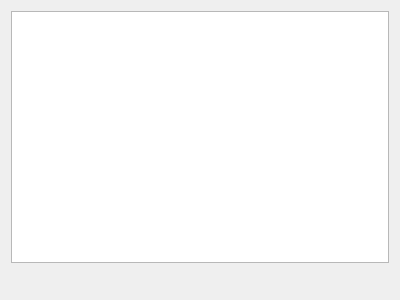
<?xml version="1.0" encoding="UTF-8"?>
<ui version="4.0">
 <class>ScriptConsole</class>
 <widget class="QWidget" name="ScriptConsole">
  <property name="geometry">
   <rect>
    <x>0</x>
    <y>0</y>
    <width>400</width>
    <height>300</height>
   </rect>
  </property>
  <property name="sizePolicy">
   <sizepolicy hsizetype="Preferred" vsizetype="Preferred">
    <horstretch>0</horstretch>
    <verstretch>0</verstretch>
   </sizepolicy>
  </property>
  <property name="minimumSize">
   <size>
    <width>0</width>
    <height>0</height>
   </size>
  </property>
  <property name="windowTitle">
   <string>Form</string>
  </property>
  <layout class="QVBoxLayout" name="verticalLayout">
   <item>
    <widget class="QTextBrowser" name="outputView">
     <property name="sizePolicy">
      <sizepolicy hsizetype="Expanding" vsizetype="Expanding">
       <horstretch>0</horstretch>
       <verstretch>0</verstretch>
      </sizepolicy>
     </property>
    </widget>
   </item>
   <item>
    <widget class="geometrize::dialog::CommandLineEdit" name="commandLine" native="true">
     <property name="sizePolicy">
      <sizepolicy hsizetype="Preferred" vsizetype="Fixed">
       <horstretch>0</horstretch>
       <verstretch>0</verstretch>
      </sizepolicy>
     </property>
     <property name="minimumSize">
      <size>
       <width>0</width>
       <height>20</height>
      </size>
     </property>
    </widget>
   </item>
  </layout>
 </widget>
 <customwidgets>
  <customwidget>
   <class>geometrize::dialog::CommandLineEdit</class>
   <extends>QWidget</extends>
   <header>dialog/commandlineedit.h</header>
   <container>1</container>
  </customwidget>
 </customwidgets>
 <resources/>
 <connections/>
</ui>
